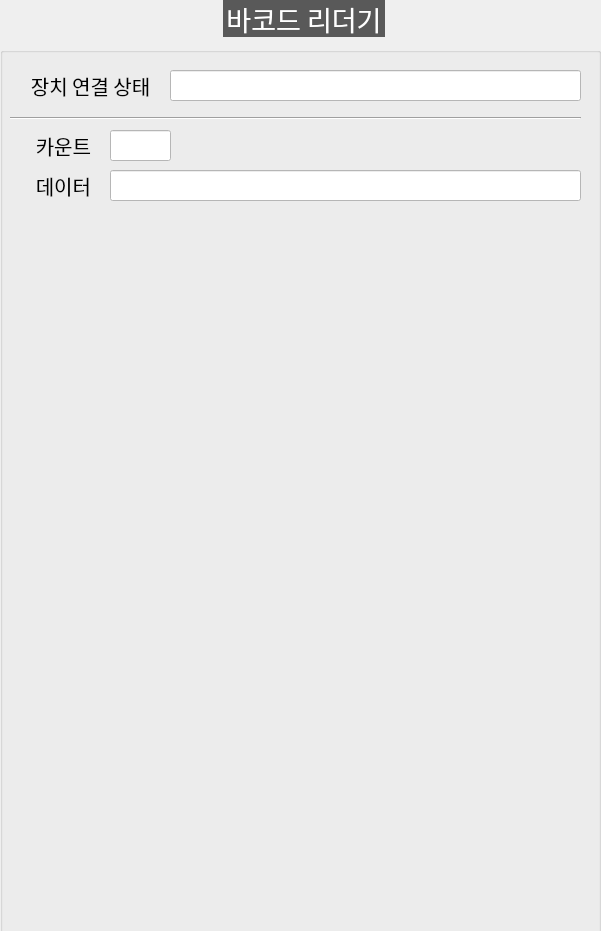
<?xml version="1.0" encoding="UTF-8"?>
<ui version="4.0">
 <class>DialogBarcode</class>
 <widget class="QDialog" name="DialogBarcode">
  <property name="geometry">
   <rect>
    <x>0</x>
    <y>0</y>
    <width>601</width>
    <height>931</height>
   </rect>
  </property>
  <property name="windowTitle">
   <string>Dialog</string>
  </property>
  <widget class="QGroupBox" name="GB_BARCODE">
   <property name="geometry">
    <rect>
     <x>0</x>
     <y>0</y>
     <width>601</width>
     <height>971</height>
    </rect>
   </property>
   <property name="font">
    <font>
     <family>함초롬돋움</family>
     <pointsize>20</pointsize>
     <weight>50</weight>
     <italic>false</italic>
     <bold>false</bold>
    </font>
   </property>
   <property name="styleSheet">
    <string notr="true">QGroupBox  {
    margin-top: 10px;
	font: 20pt &quot;함초롬돋움&quot;;
}

QGroupBox::title  {
    subcontrol-origin: margin;
    subcontrol-position: top center;
    padding: 10px 8000px 10px 8000px;
    background-color: #595959;
    color: rgb(255, 255, 255);
}
QLabel {
	font: 15pt &quot;함초롬돋움&quot;;
}
QComboBox{
	font: 10pt &quot;함초롬돋움&quot;;
	background-color: #ffffff
}
QPushButton{
	font: 13pt &quot;함초롬돋움&quot;;
	background-color: #ffffff
}
QLineEdit{
	font: 11pt &quot;함초롬돋움&quot;;
	background-color: #ffffff
}



</string>
   </property>
   <property name="title">
    <string>바코드 리더기</string>
   </property>
   <widget class="QLineEdit" name="LE_BARCODE_CONNECTION">
    <property name="geometry">
     <rect>
      <x>170</x>
      <y>70</y>
      <width>411</width>
      <height>31</height>
     </rect>
    </property>
    <property name="font">
     <font>
      <family>함초롬돋움</family>
      <pointsize>11</pointsize>
      <weight>50</weight>
      <italic>false</italic>
      <bold>false</bold>
     </font>
    </property>
    <property name="readOnly">
     <bool>true</bool>
    </property>
   </widget>
   <widget class="Line" name="line_37">
    <property name="geometry">
     <rect>
      <x>10</x>
      <y>110</y>
      <width>571</width>
      <height>16</height>
     </rect>
    </property>
    <property name="font">
     <font>
      <pointsize>11</pointsize>
     </font>
    </property>
    <property name="orientation">
     <enum>Qt::Horizontal</enum>
    </property>
   </widget>
   <widget class="QLabel" name="label_116">
    <property name="geometry">
     <rect>
      <x>10</x>
      <y>130</y>
      <width>81</width>
      <height>31</height>
     </rect>
    </property>
    <property name="font">
     <font>
      <family>함초롬돋움</family>
      <pointsize>15</pointsize>
      <weight>50</weight>
      <italic>false</italic>
      <bold>false</bold>
     </font>
    </property>
    <property name="text">
     <string>카운트</string>
    </property>
    <property name="alignment">
     <set>Qt::AlignRight|Qt::AlignTrailing|Qt::AlignVCenter</set>
    </property>
   </widget>
   <widget class="QLabel" name="label_117">
    <property name="geometry">
     <rect>
      <x>10</x>
      <y>170</y>
      <width>81</width>
      <height>31</height>
     </rect>
    </property>
    <property name="font">
     <font>
      <family>함초롬돋움</family>
      <pointsize>15</pointsize>
      <weight>50</weight>
      <italic>false</italic>
      <bold>false</bold>
     </font>
    </property>
    <property name="text">
     <string>데이터</string>
    </property>
    <property name="alignment">
     <set>Qt::AlignRight|Qt::AlignTrailing|Qt::AlignVCenter</set>
    </property>
   </widget>
   <widget class="QLineEdit" name="LE_BARCODE_COUNT">
    <property name="geometry">
     <rect>
      <x>110</x>
      <y>130</y>
      <width>61</width>
      <height>31</height>
     </rect>
    </property>
    <property name="font">
     <font>
      <family>함초롬돋움</family>
      <pointsize>11</pointsize>
      <weight>50</weight>
      <italic>false</italic>
      <bold>false</bold>
     </font>
    </property>
    <property name="readOnly">
     <bool>true</bool>
    </property>
   </widget>
   <widget class="QLineEdit" name="LE_BARCODE_DATA">
    <property name="geometry">
     <rect>
      <x>110</x>
      <y>170</y>
      <width>471</width>
      <height>31</height>
     </rect>
    </property>
    <property name="font">
     <font>
      <family>함초롬돋움</family>
      <pointsize>11</pointsize>
      <weight>50</weight>
      <italic>false</italic>
      <bold>false</bold>
     </font>
    </property>
    <property name="readOnly">
     <bool>true</bool>
    </property>
   </widget>
   <widget class="QLabel" name="label_112">
    <property name="geometry">
     <rect>
      <x>20</x>
      <y>70</y>
      <width>141</width>
      <height>31</height>
     </rect>
    </property>
    <property name="font">
     <font>
      <family>함초롬돋움</family>
      <pointsize>15</pointsize>
      <weight>50</weight>
      <italic>false</italic>
      <bold>false</bold>
     </font>
    </property>
    <property name="text">
     <string>장치 연결 상태</string>
    </property>
    <property name="alignment">
     <set>Qt::AlignCenter</set>
    </property>
   </widget>
  </widget>
 </widget>
 <resources/>
 <connections/>
</ui>
